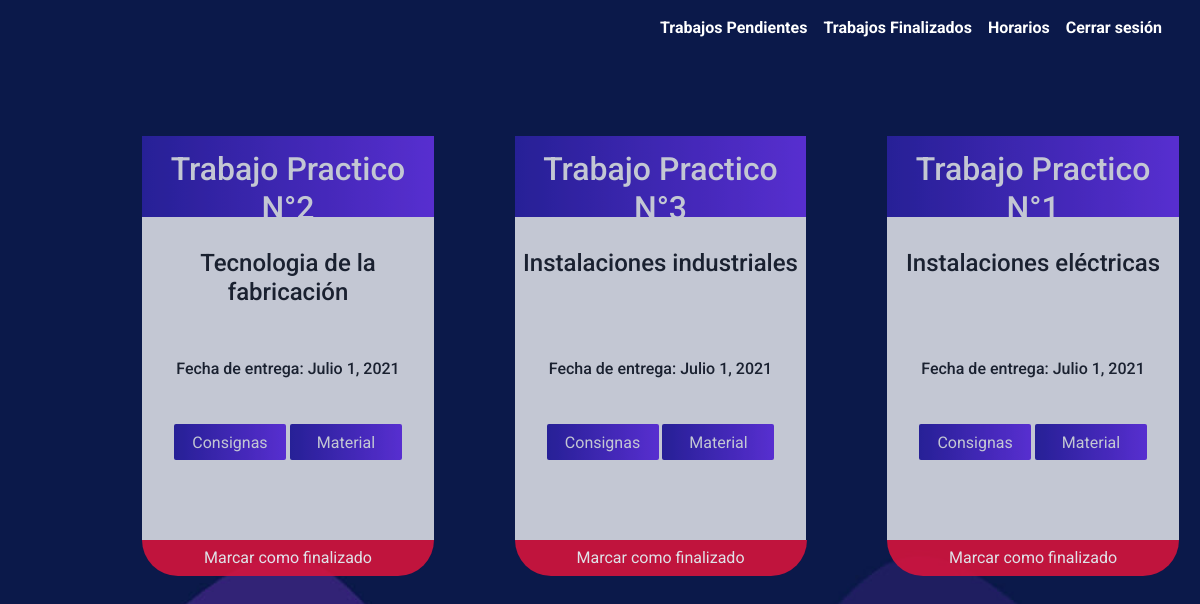
The page / (signed in) on the database its author committed.
### trabajos/models.py (models this page shows, shortened)
class Tpsterminados(models.Model):
    user = models.ForeignKey(Usuario, on_delete=CASCADE)
    tps = models.ForeignKey(Tps, on_delete=CASCADE)
    status = models.BooleanField(default=True)

class Tps(models.Model):
    users = models.ManyToManyField(
        Usuario,  through='Tpsterminados')
    titulo = models.CharField(max_length=100)
    TECNOLOGIA_DE_LA_FABRICACION = 'TDF'
    MANTENIMIENTO_Y_REPARACION_DE_EQUIPOS = 'MYRDE'
    MAQUINAS_ELECTRICAS_Y_ENSAYOS = 'MEYE'
    SEGURIDAD_E_HIGIENE_INDUSTRIAL = 'SEHI'
    LABORATORIO_DE_ENSAYOS_INDUSTRIALES = 'LDEI'
    INSTALACIONES_INDUSTRIALES = 'II'
    RELACIONES_HUMANAS = 'RH'
    TALLER_DE_ELECTROMECANICA = 'TE'
    ORGANIZACION_INDUSTRIAL = 'OI'
    INSTALACIONES_ELECTRICAS = 'IE'
    EDUCACION_FISICA = 'EF'
    EQUIPOS_Y_APARATOS_DE_MANIOBRA_Y_TRANSPORTE = 'EYADMYT'
    MATERIAS_CHOICES = [
        (TECNOLOGIA_DE_LA_FABRICACION, 'Tecnologia de la fabricación'),
        (MANTENIMIENTO_Y_REPARACION_DE_EQUIPOS, 'Mantenimiento y R de equipos'),
        (MAQUINAS_ELECTRICAS_Y_ENSAYOS, 'Máquinas eléctricas y ensayos'),
        (SEGURIDAD_E_HIGIENE_INDUSTRIAL, 'Seguridad e higiene industrial'),
        (LABORATORIO_DE_ENSAYOS_INDUSTRIALES,
         'Laboratorio de ensayos industriales'),
        (INSTALACIONES_INDUSTRIALES, 'Instalaciones industriales'),
        (RELACIONES_HUMANAS, 'Relaciones humanas'),
        (TALLER_DE_ELECTROMECANICA, 'Taller de electromecánica'),
        (ORGANIZACION_INDUSTRIAL, 'Organización industrial'),
        (INSTALACIONES_ELECTRICAS, 'Instalaciones eléctricas'),
        (EDUCACION_FISICA, 'Educacion fisica'),
        (EQUIPOS_Y_APARATOS_DE_MANIOBRA_Y_TRANSPORTE,
         'Equipos y aparatos de maniobra y transporte')
    ]
    materia = models.CharField(
        max_length=8, choices=MATERIAS_CHOICES, default=None)
    fecha_actual = models.DateField(default=timezone.now)
    fecha_entrega = models.DateField(auto_now=False, auto_now_add=False)
    material = models.URLField()
    consignas = models.URLField()

### trabajos/views.py (the view)
# urls.py: path("", views.index, name="index"),
def index(request):
    if request.user.is_authenticated:
        if request.method == 'GET':
            trabajos = Tpsterminados.objects.filter(
                status=True, user=request.user)
            return render(request, "usuario/index.html", {
                'trabajos': trabajos
            })
        else:
            trabajoid = request.POST['id']
            Tpsterminados.objects.filter(id=trabajoid).update(status=False)
            return HttpResponseRedirect(reverse('acc:finalizados'))
    else:
        return HttpResponseRedirect(reverse('acc:login'))

### trabajos/templates/usuario/index.html (shortened to what this page needs)
{% extends "usuario/indexlayout.html" %}
{% load static %}
{% block css %}
<link rel="stylesheet" href="{% static 'usuario/index.css' %}">
{% endblock %}
{% block body%}
  <div class="tarjeta-contenedor">
    {% for trabajo in trabajos %}
    <div class="tarjeta-wrapper">
      <div class="tarjeta">
        <div class="title">
          <h1 class="t">{{ trabajo.tps.titulo }}</h1>
        </div>
        <div class="materia">
          <h3>{{ trabajo.tps.get_materia_display }}</h3>
        </div>
        <div class="entrega">
          <h3>Fecha de entrega: {{ trabajo.tps.fecha_entrega }}</h3>
        </div>
        <div class="botones">
          <button type="button" class="boton" id="boton1">
            <a href="{{ trabajo.tps.consignas }}">Consignas</a>
          </button>
          <button type="button" class="boton" id="boton2">
            <a href="{{ trabajo.tps.material }}">Material</a>
          </button>
        </div>
      </div>
      <div class="activo">
        <form action="/" method="POST" class="form">
          <button type="submit" class="entregado">
              Marcar como finalizado
            </button>
      </form>
      </div>
    </div>
    {% empty %}
    <div class="empty-container">
      <h1 class="empty">¡Estas al dia!</h1>
      <p>No tenes ningun trabajo pendiente</p>
    </div>
    {% endfor %}
  </div>
{% endblock %}

### trabajos/static/usuario/index.css (style rules this page uses)
* { margin: 0; padding: 0; }
html { background: url("/static/usuario/bg.jpg") no-repeat center center fixed; -webkit-background-size: cover; -moz-background-size: cover; -o-background-size: cover; background-size: cover; }
body { font-family: "Roboto", sans-serif; font-weight: bold; background: transparent; width: 95%; margin-left: auto; margin-right: auto; }
.tarjeta-contenedor { margin: 7% 7% 0% 7%; display: flex; flex-direction: row; justify-content: space-evenly; animation: FallDown 0.5s linear !important; }
.tarjeta { display: flex; flex-direction: column; background-color: white; min-width: 90%; width: 90%; min-height: 100%; height: 100%; margin: 0 2.5%; margin-bottom: 0px !important; text-align: center; transition: all 0.2s ease-in-out; opacity: 87%; }
.tarjeta-wrapper { display: flex; flex-direction: column; min-width: 33%; min-height: 33%; margin: 0 2.5%; margin-bottom: 0px !important; text-align: center; transition: all 0.2s ease-in-out; opacity: 87%; }
.activo { display: flex; justify-content: center; align-items: center; margin-right: 5%; }
.form { width: 95%; }
.entregado { width: 100%; height: 3vw; background-color: crimson; border-radius: 0 0 100px 100px; border: none; color: #fff; text-decoration: none; }
.materia, .entrega, .botones { padding: 4% 0; }
.tarjeta div { margin: 2.5% 2.5%; }
.title { text-align: center; color: white; margin: 0px !important; background: linear-gradient(to right, #3123af, #7236fb); width: 100%; min-height: 15%; height: 20%; }
.t { display: flex; justify-content: center; align-items: center; bottom: 0; }
.title h1 { text-align: center; vertical-align: middle; font-size: 2rem; margin: 5% 5%; }
.materia h3 { margin-top: 5%; font-size: 1.5rem; height: 4rem; }
.entrega h3 { font-size: 1rem; }
.boton { background: linear-gradient(to right, #3123af, #7236fb); border: none; color: #fff; border-radius: 2px; height: 3vw; width: 7rem; text-align: center; }
.boton a { text-decoration: none; color: white; text-align: center; vertical-align: middle; }

### rows shown on the page
Tpsterminados: tps.titulo "Trabajo Practico N°2", tps.materia "Tecnologia de la fabricación", tps.fecha_entrega "Julio 1, 2021"
Tpsterminados: tps.titulo "Trabajo Practico N°3", tps.materia "Instalaciones industriales", tps.fecha_entrega "Julio 1, 2021"
Tpsterminados: tps.titulo "Trabajo Practico N°1", tps.materia "Instalaciones eléctricas", tps.fecha_entrega "Julio 1, 2021"
